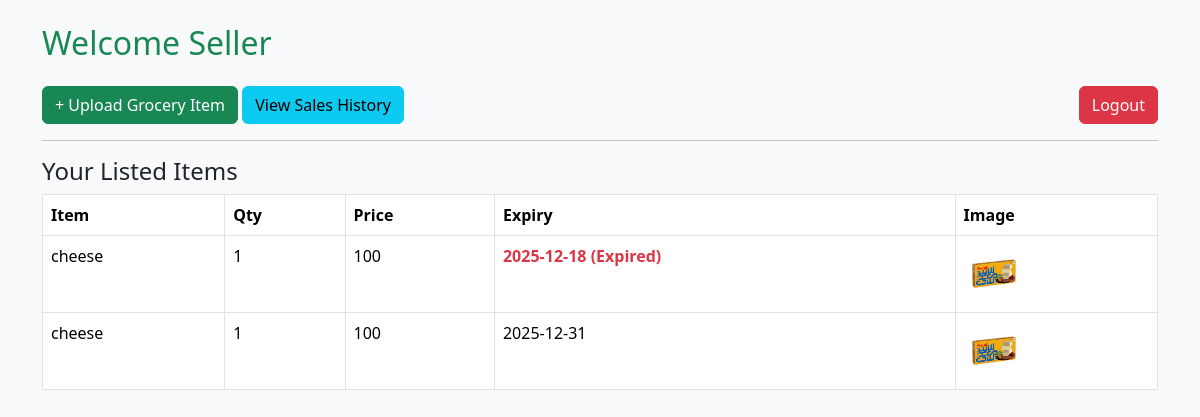
Screenshot of /seller-dashboard (signed in) with the database file from the repository.
### tables this page shows
CREATE TABLE products(
            id INTEGER PRIMARY KEY AUTOINCREMENT,
            seller_id INTEGER,
            name TEXT,
            qty INTEGER,
            price INTEGER,
            expiry_date TEXT,
            image TEXT,
            status TEXT DEFAULT 'pending'
        );

### app.py (the view)
@app.route('/seller-dashboard')
def seller_page():
    seller_id = session.get('user_id')
    con = connect_db()
    cur = con.cursor()
    cur.execute("SELECT * FROM products WHERE seller_id=?",(seller_id,))  #! why this (seller_id,) = Because SQLite execute() expects parameters in a tuple. (seller_id) is not a tuple, (seller_id,) is a tuple.
    item = cur.fetchall()
    con.close()
    current_date = date.today().isoformat()
    return render_template("seller_dashboard.html",products=item,current_date=current_date)   #! products variable in frontend and in backend item

### database.py (called while the page is built)
def connect_db():
    con = sq.connect("greencart.db")
    con.row_factory = sq.Row               #? read rows like dictionary
    return con

### templates/seller_dashboard.html (shortened to what this page needs)
<!DOCTYPE html>
<html lang="en">
<head>
    <link href="https://cdn.jsdelivr.net/npm/bootstrap@5.3.3/dist/css/bootstrap.min.css" rel="stylesheet">
</head>
<body class="bg-light">
    <div class="container mt-4">
        <h2 class="text-success">Welcome Seller</h2>
        <a href="/upload-product" class="btn btn-success mt-3"> + Upload Grocery Item </a>
        <a href="/seller-orders" class="btn btn-info mt-3"> View Sales History </a>
        <a href="/logout" class="btn btn-danger mt-3 float-end"> Logout </a>
        <hr>
        <h4>Your Listed Items</h4>
        <table class="table table-bordered">
            <thead>
                <tr>
                    <th>Item</th><th>Qty</th><th>Price</th><th>Expiry</th><th>Image</th>
                </tr>
            </thead>
            <tbody>
                {% for item in products %}
                <tr>
                    <td>{{item['name']}}</td>
                    <td>{{item['qty']}}</td>
                    <td>{{item['price']}}</td>
                    <td>
                        {% if item['expiry_date'] < current_date %}
                             <span class="text-danger fw-bold">{{item['expiry_date']}} (Expired)</span>
                        {% else %}
                        {{item['expiry_date']}}
                        {% endif %}
                    </td>
                <td><img src="/static/uploads/{{item['image']}}" width="60"></td>
                </tr>
                {% endfor %}
            </tbody>
        </table>
    </div>
</body>
</html>

### rows the page displays
products: name "cheese", qty "1", price "100", expiry_date "2025-12-18", image (picture)
products: name "cheese", qty "1", price "100", expiry_date "2025-12-31", image (picture)
